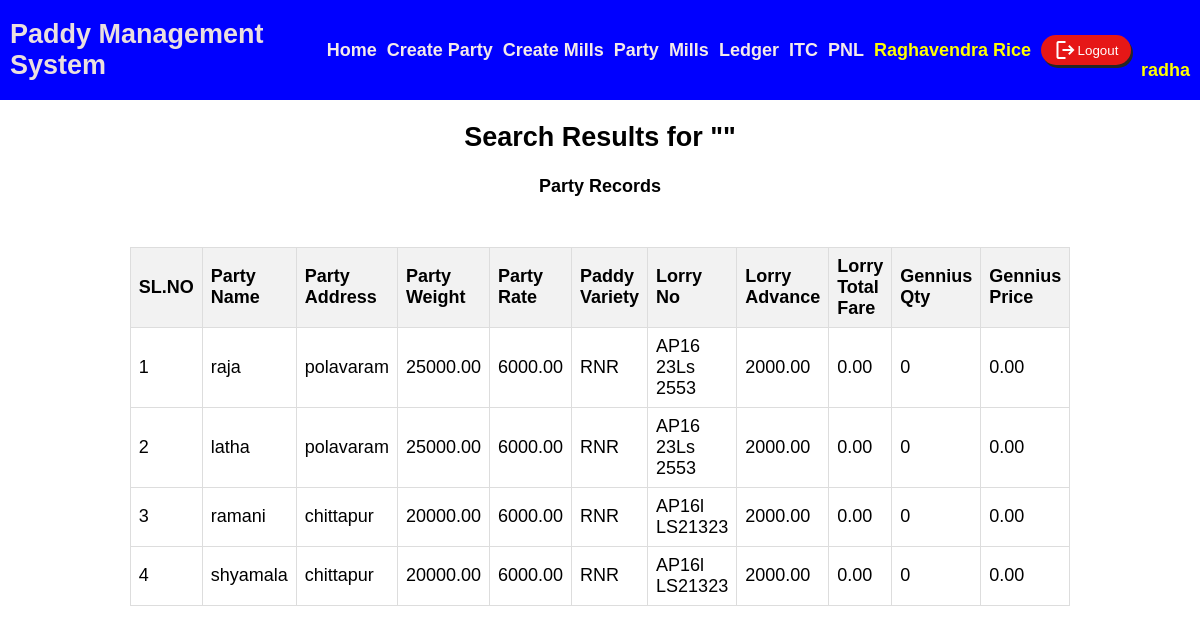
Screenshot of /search_party/ (signed in) with the database file from the repository.
### paddymastersystem/models.py (models this page shows)
class PartyRecord(models.Model):
    date = models.DateField()
    kl_no = models.CharField(max_length=100)
    party_name = models.CharField(max_length=100)
    party_address = models.CharField(max_length=200)
    party_weight = models.DecimalField(max_digits=10, decimal_places=2)
    party_rate = models.DecimalField(max_digits=10, decimal_places=2)
    paddy_variety = models.CharField(max_length=100)
    lorry_no = models.CharField(max_length=50)
    lorry_advance = models.DecimalField(max_digits=10, decimal_places=2)
    lorry_total_fare = models.DecimalField(max_digits=10, decimal_places=2)
    gennius_qty = models.IntegerField()
    party_amount = models.DecimalField(max_digits=10, decimal_places=2)
    gennius_price = models.DecimalField(max_digits=10, decimal_places=2)
    PARTY_CALCULATION_CHOICES = [
        ('BAGS_X4', 'BAGS X 4'),
        ('78KGS', '78 KGS'),
        ('79KGS', '79 KGS'),
        ('79_Delivery', '79 Delivery'),
        ('78_Delivery', '78 Delivery'),
        ('BAGS_X4_Delivery', 'BAGS X 4 Delivery'),
    ]
    party_calculation_type = models.CharField(choices=PARTY_CALCULATION_CHOICES, max_length=50)
    party_rate_type = models.CharField(max_length=100, choices=(('mill rate', 'mill rate'), ('party rate', 'party rate')))
    payment_status = models.BooleanField(default=False)

### paddymastersystem/views.py (the view)
# urls.py: path('search_party/', views.search_records_party, name='search_records_party'),
@login_required(login_url='login')
def search_records_party(request):
    query = request.GET.get('search_query', '')
    party_records = PartyRecord.objects.filter(
        Q(party_name__icontains=query) |
        Q(lorry_no__icontains=query)
    )
    context = {
        'query': query,
        'party_records': party_records,
    }
    return render(request, 'party/search_results1.html', context)

### templates/party/search_results1.html (shortened to what this page needs)
{% extends "common.html" %}
{% block content %}
<center>
    <div class="pnl">
        <h2>Search Results for "{{ query }}"</h2>
    <div class="pnl">
        <h3>Party Records</h3>
        <table>
            <thead>
                <tr>
                    <th>SL.NO</th>
                    <th>Party Name</th>
                    <th>Party Address</th>
                    <th>Party Weight</th>
                    <th>Party Rate</th>
                    <th>Paddy Variety</th>
                    <th>Lorry No</th>
                    <th>Lorry Advance</th>
                    <th>Lorry Total Fare</th>
                    <th>Gennius Qty</th>
                    <th>Gennius Price</th>
                </tr>
            </thead>
            <tbody>
                {% for record in party_records %}
                <tr>
                    <td>{{ forloop.counter }}</td>
                    <td>{{ record.party_name }}</td>
                    <td>{{ record.party_address }}</td>
                    <td>{{ record.party_weight }}</td>
                    <td>{{ record.party_rate }}</td>
                    <td>{{ record.paddy_variety }}</td>
                    <td>{{ record.lorry_no }}</td>
                    <td>{{ record.lorry_advance }}</td>
                    <td>{{ record.lorry_total_fare }}</td>
                    <td>{{ record.gennius_qty }}</td>
                    <td>{{ record.gennius_price }}</td>
                </tr>
                {% endfor %}
            </tbody>
        </table>
        </div>
</center>
{% endblock %}

### templates/common.html (shortened to what this page needs)
<!DOCTYPE html>
<html lang="en">
<head>
</head>
<body>
    <header>
        <h3 class="logo">Paddy Management System</h3>
        {% if user.is_authenticated %}
        <div class="nav-links">
            <h3><a href="{% url 'homepage' %}">Home</a></h3>
            <h3><a href="{% url 'add_party_record' %}">Create Party</a></h3>
            <h3><a href="{% url 'add_mill_record' %}">Create Mills</a></h3>
            <h3><a href="{% url 'party' %}">Party</a></h3>
            <h3><a href="{% url 'mills' %}">Mills</a></h3>
            <h3><a href="{% url 'ledger' %}">Ledger</a></h3>
            <h3><a href="{% url 'interest_entry' %}">ITC</a></h3>
            <h3><a href="{% url 'view_records' %}">PNL</a></h3>
            <h3 style="color:yellow">Raghavendra Rice</h3>
            <form method="post" action="{% url 'logout' %}">
                <button type="submit" id="buttn"><span class="material-symbols-outlined">logout</span> Logout</button>
            </form>
            <h3 style="color:yellow;display: flex; margin-top: 40px;">{{ request.user.username }}</h3>
        </div>
        {% endif %}
    </header>
    {% block content %}{% endblock %}
</body>
</html>

### templates/common.html (style rules this page uses)
body { margin: 0; height: 100vh; font-family: Arial, sans-serif; }
header { display: grid; grid-template-columns: 1fr auto; align-items: center; background-color: blue; width: 100%; height: 100px; color: rgb(234, 223, 223); padding: 0 10px; }
.logo { justify-self: start; font-size: 1.5em; }
.nav-links { display: flex; gap: 10px; align-items: center; flex-wrap: wrap; }
a { text-decoration: none; color: rgb(244, 234, 234); }
h3 { margin: 0; font-size: 1em; }
#buttn { display: flex; align-items: center; justify-content: center; background-color: rgb(230, 23, 23); width: 90px; height: 30px; box-shadow: 2px 3px rgb(37, 38, 37); border-radius: 20px; color: white; cursor: pointer; border: none; }
@media only screen and (min-width: 768px) { body { font-size: 18px; } }
@media only screen and (min-width: 768px) { .nav-links { padding: 0 20px; } }
.nav-links { display: flex; flex-wrap: wrap; }
.nav-links { flex: 1 1 auto; }

### templates/party/search_results1.html (style rules this page uses)
table { margin: auto; border-collapse: collapse; margin-top: 50px; width: 50%; }
th, td { border: 1px solid #ddd; padding: 8px; text-align: left; }
th { background-color: #f2f2f2; }

### rows the page displays
PartyRecord: party_name "raja", party_address "polavaram", party_weight "25000.00", party_rate "6000.00", paddy_variety "RNR", lorry_no "AP16 23Ls 2553", lorry_advance "2000.00", lorry_total_fare "0.00", gennius_qty "0", gennius_price "0.00"
PartyRecord: party_name "latha", party_address "polavaram", party_weight "25000.00", party_rate "6000.00", paddy_variety "RNR", lorry_no "AP16 23Ls 2553", lorry_advance "2000.00", lorry_total_fare "0.00", gennius_qty "0", gennius_price "0.00"
PartyRecord: party_name "ramani", party_address "chittapur", party_weight "20000.00", party_rate "6000.00", paddy_variety "RNR", lorry_no "AP16l LS21323", lorry_advance "2000.00", lorry_total_fare "0.00", gennius_qty "0", gennius_price "0.00"
PartyRecord: party_name "shyamala", party_address "chittapur", party_weight "20000.00", party_rate "6000.00", paddy_variety "RNR", lorry_no "AP16l LS21323", lorry_advance "2000.00", lorry_total_fare "0.00", gennius_qty "0", gennius_price "0.00"

### other values shown
{{ request.user.username }} "radha"
